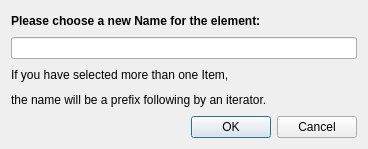
<?xml version="1.0" encoding="UTF-8"?>
<ui version="4.0">
 <class>Dialog_Rename</class>
 <widget class="QDialog" name="Dialog_Rename">
  <property name="geometry">
   <rect>
    <x>0</x>
    <y>0</y>
    <width>368</width>
    <height>149</height>
   </rect>
  </property>
  <property name="windowTitle">
   <string>Rename</string>
  </property>
  <layout class="QHBoxLayout" name="horizontalLayout">
   <item>
    <layout class="QGridLayout" name="gridLayout">
     <item row="4" column="0">
      <widget class="QDialogButtonBox" name="buttonBox">
       <property name="orientation">
        <enum>Qt::Horizontal</enum>
       </property>
       <property name="standardButtons">
        <set>QDialogButtonBox::Cancel|QDialogButtonBox::Ok</set>
       </property>
      </widget>
     </item>
     <item row="0" column="0">
      <widget class="QLabel" name="label">
       <property name="font">
        <font>
         <weight>75</weight>
         <bold>true</bold>
        </font>
       </property>
       <property name="text">
        <string>Please choose a new Name for the element:</string>
       </property>
      </widget>
     </item>
     <item row="3" column="0">
      <widget class="QLabel" name="label_3">
       <property name="toolTip">
        <string>If a group is selected all the containing items will be regrouped. The argand diagram is automatically saved before regrouping.</string>
       </property>
       <property name="text">
        <string>the name will be a prefix following by an iterator.</string>
       </property>
      </widget>
     </item>
     <item row="1" column="0">
      <widget class="QLineEdit" name="lineEdit_newName">
       <property name="placeholderText">
        <string/>
       </property>
      </widget>
     </item>
     <item row="2" column="0">
      <widget class="QLabel" name="label_2">
       <property name="text">
        <string>If you have selected more than one Item,</string>
       </property>
      </widget>
     </item>
    </layout>
   </item>
  </layout>
 </widget>
 <resources/>
 <connections>
  <connection>
   <sender>buttonBox</sender>
   <signal>accepted()</signal>
   <receiver>Dialog_Rename</receiver>
   <slot>accept()</slot>
   <hints>
    <hint type="sourcelabel">
     <x>248</x>
     <y>254</y>
    </hint>
    <hint type="destinationlabel">
     <x>157</x>
     <y>274</y>
    </hint>
   </hints>
  </connection>
  <connection>
   <sender>buttonBox</sender>
   <signal>rejected()</signal>
   <receiver>Dialog_Rename</receiver>
   <slot>reject()</slot>
   <hints>
    <hint type="sourcelabel">
     <x>316</x>
     <y>260</y>
    </hint>
    <hint type="destinationlabel">
     <x>286</x>
     <y>274</y>
    </hint>
   </hints>
  </connection>
 </connections>
</ui>
